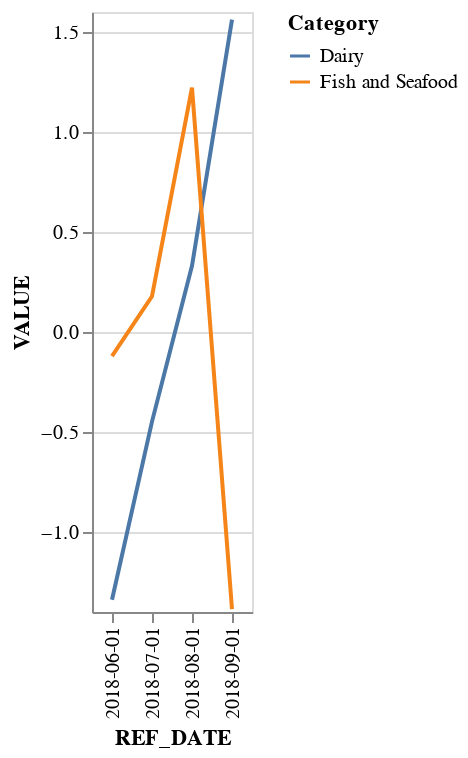

The cell this chart's notebook holds for it:
### Code cell
plot_for_parallel_trends(grocery_dataframe_groupby, '2018-06-01', '2018-09-01', 'Fish and Seafood', 'Dairy')

### Figure 1 — Vega-Lite specification as saved in the notebook (floating-point values rounded to 4 significant figures)
{"config": {"view": {"continuousWidth": 300, "continuousHeight": 300}}, "data": {"name": "data-a6ec64dd37c21c1f6c25bc85102925a6"}, "mark": {"type": "line"}, "encoding": {"color": {"field": "Category", "type": "nominal"}, "x": {"field": "REF_DATE", "type": "nominal"}, "y": {"field": "VALUE", "type": "quantitative"}}, "$schema": "https://vega.github.io/schema/vega-lite/v5.20.1.json", "datasets": {"data-a6ec64dd37c21c1f6c25bc85102925a6": [{"REF_DATE": "2018-06-01", "Category": "Dairy", "VALUE": -1.339}, {"REF_DATE": "2018-06-01", "Category": "Fish and Seafood", "VALUE": -0.121}, {"REF_DATE": "2018-07-01", "Category": "Dairy", "VALUE": -0.4481}, {"REF_DATE": "2018-07-01", "Category": "Fish and Seafood", "VALUE": 0.1788}, {"REF_DATE": "2018-08-01", "Category": "Dairy", "VALUE": 0.331}, {"REF_DATE": "2018-08-01", "Category": "Fish and Seafood", "VALUE": 1.222}, {"REF_DATE": "2018-09-01", "Category": "Dairy", "VALUE": 1.562}, {"REF_DATE": "2018-09-01", "Category": "Fish and Seafood", "VALUE": -1.385}]}}
